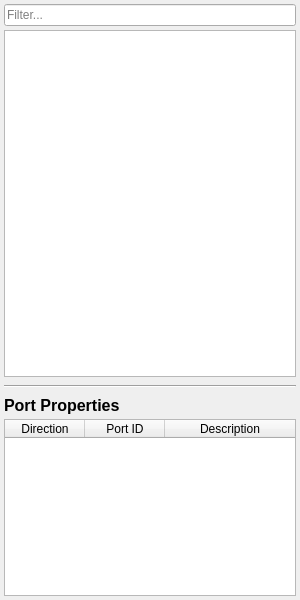
<?xml version="1.0" encoding="UTF-8"?>
<ui version="4.0">
 <class>NodesSidePanel</class>
 <widget class="QWidget" name="NodesSidePanel">
  <property name="geometry">
   <rect>
    <x>0</x>
    <y>0</y>
    <width>300</width>
    <height>600</height>
   </rect>
  </property>
  <property name="minimumSize">
   <size>
    <width>300</width>
    <height>600</height>
   </size>
  </property>
  <property name="maximumSize">
   <size>
    <width>500</width>
    <height>16777215</height>
   </size>
  </property>
  <property name="windowTitle">
   <string>NodesSidePanel</string>
  </property>
  <layout class="QVBoxLayout" name="verticalLayout" stretch="0,0,0">
   <property name="spacing">
    <number>8</number>
   </property>
   <property name="leftMargin">
    <number>4</number>
   </property>
   <property name="topMargin">
    <number>4</number>
   </property>
   <property name="rightMargin">
    <number>4</number>
   </property>
   <property name="bottomMargin">
    <number>4</number>
   </property>
   <item>
    <widget class="QFrame" name="nodesListFrame">
     <property name="frameShape">
      <enum>QFrame::NoFrame</enum>
     </property>
     <property name="frameShadow">
      <enum>QFrame::Raised</enum>
     </property>
     <layout class="QVBoxLayout" name="nodesListFrameLayout">
      <property name="spacing">
       <number>4</number>
      </property>
      <property name="leftMargin">
       <number>0</number>
      </property>
      <property name="topMargin">
       <number>0</number>
      </property>
      <property name="rightMargin">
       <number>0</number>
      </property>
      <property name="bottomMargin">
       <number>0</number>
      </property>
      <item>
       <widget class="QLineEdit" name="nodesListFilter">
        <property name="placeholderText">
         <string>Filter...</string>
        </property>
        <property name="clearButtonEnabled">
         <bool>true</bool>
        </property>
       </widget>
      </item>
      <item>
       <widget class="QTreeWidget" name="nodesListTreeWidget">
        <property name="baseSize">
         <size>
          <width>300</width>
          <height>0</height>
         </size>
        </property>
        <property name="dragEnabled">
         <bool>true</bool>
        </property>
        <property name="dragDropMode">
         <enum>QAbstractItemView::DragOnly</enum>
        </property>
        <property name="defaultDropAction">
         <enum>Qt::CopyAction</enum>
        </property>
        <property name="indentation">
         <number>30</number>
        </property>
        <property name="animated">
         <bool>true</bool>
        </property>
        <attribute name="headerVisible">
         <bool>false</bool>
        </attribute>
        <column>
         <property name="text">
          <string notr="true">1</string>
         </property>
        </column>
       </widget>
      </item>
     </layout>
    </widget>
   </item>
   <item>
    <widget class="Line" name="line">
     <property name="orientation">
      <enum>Qt::Horizontal</enum>
     </property>
    </widget>
   </item>
   <item>
    <widget class="QFrame" name="nodeParamsFrame">
     <property name="minimumSize">
      <size>
       <width>0</width>
       <height>100</height>
      </size>
     </property>
     <property name="maximumSize">
      <size>
       <width>16777215</width>
       <height>200</height>
      </size>
     </property>
     <property name="baseSize">
      <size>
       <width>0</width>
       <height>0</height>
      </size>
     </property>
     <property name="frameShape">
      <enum>QFrame::NoFrame</enum>
     </property>
     <property name="frameShadow">
      <enum>QFrame::Raised</enum>
     </property>
     <layout class="QVBoxLayout" name="nodeParamsFrameLayout" stretch="0,0">
      <property name="spacing">
       <number>4</number>
      </property>
      <property name="leftMargin">
       <number>0</number>
      </property>
      <property name="topMargin">
       <number>0</number>
      </property>
      <property name="rightMargin">
       <number>0</number>
      </property>
      <property name="bottomMargin">
       <number>0</number>
      </property>
      <item>
       <widget class="QLabel" name="nodeParamsTitle">
        <property name="font">
         <font>
          <pointsize>12</pointsize>
          <weight>75</weight>
          <bold>true</bold>
         </font>
        </property>
        <property name="text">
         <string>Port Properties</string>
        </property>
       </widget>
      </item>
      <item>
       <widget class="QTableWidget" name="nodeParamsTableWidget">
        <property name="editTriggers">
         <set>QAbstractItemView::NoEditTriggers</set>
        </property>
        <property name="tabKeyNavigation">
         <bool>true</bool>
        </property>
        <property name="showDropIndicator" stdset="0">
         <bool>true</bool>
        </property>
        <property name="dragDropOverwriteMode">
         <bool>true</bool>
        </property>
        <property name="selectionMode">
         <enum>QAbstractItemView::NoSelection</enum>
        </property>
        <property name="selectionBehavior">
         <enum>QAbstractItemView::SelectRows</enum>
        </property>
        <property name="textElideMode">
         <enum>Qt::ElideNone</enum>
        </property>
        <property name="columnCount">
         <number>3</number>
        </property>
        <attribute name="horizontalHeaderMinimumSectionSize">
         <number>80</number>
        </attribute>
        <attribute name="horizontalHeaderDefaultSectionSize">
         <number>80</number>
        </attribute>
        <attribute name="horizontalHeaderStretchLastSection">
         <bool>true</bool>
        </attribute>
        <attribute name="verticalHeaderVisible">
         <bool>false</bool>
        </attribute>
        <attribute name="verticalHeaderDefaultSectionSize">
         <number>30</number>
        </attribute>
        <column>
         <property name="text">
          <string>Direction</string>
         </property>
        </column>
        <column>
         <property name="text">
          <string>Port ID</string>
         </property>
        </column>
        <column>
         <property name="text">
          <string>Description</string>
         </property>
        </column>
       </widget>
      </item>
     </layout>
    </widget>
   </item>
  </layout>
 </widget>
 <resources/>
 <connections/>
</ui>
